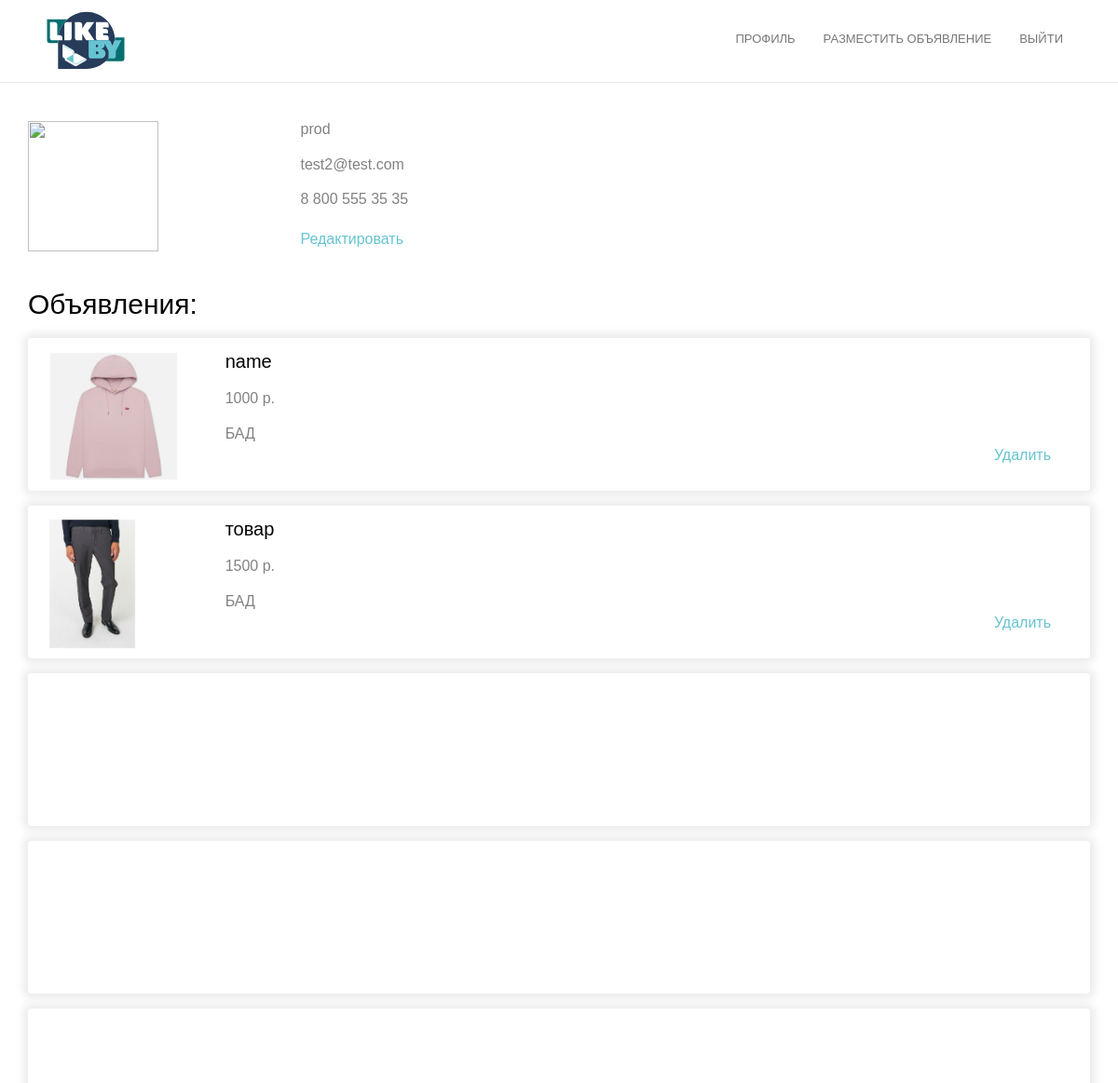
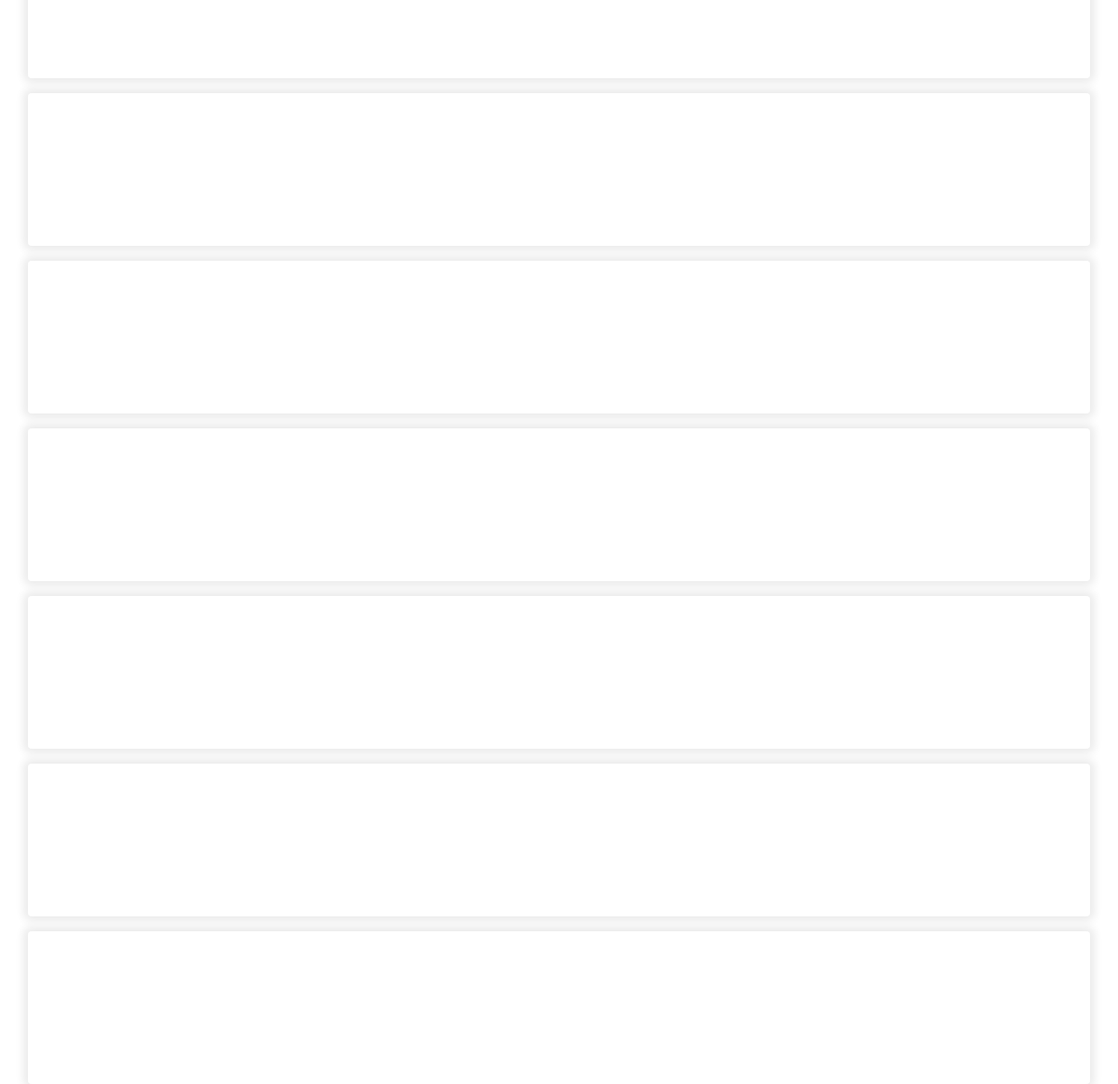
The page /bio (signed in) on the database its author committed (2 pictures, top to bottom).
### main_app/main_app/models.py (models this page shows, shortened)
class User(AbstractUser):
    role = models.IntegerField('role', null=True)
    login = models.CharField('login', max_length=20)
    email = models.EmailField('email', max_length=40)
    pwd = models.CharField('pwd', max_length=20)
    phone = models.CharField('phone', max_length=11)
    name = models.CharField('name', max_length=60)
    city = models.CharField('city', null=True, blank=True, max_length=20)
    class Meta:
        verbose_name = 'Пользователь'
        verbose_name_plural = 'Пользователи'

class Image(models.Model):
    image = models.FileField(upload_to='images', verbose_name='image')
    item = models.ForeignKey(Item, related_name='images', on_delete=models.CASCADE)
    main_img = models.CharField('main_img', blank=True, null=True, max_length=2)

class Item(models.Model):
    user = models.ForeignKey(settings.AUTH_USER_MODEL,
                             on_delete=models.CASCADE, verbose_name='user', default='1')
    name = models.CharField('name', max_length=30)
    text = models.TextField('text', max_length=320)
    price = models.CharField('price', max_length=10)
    status = models.CharField('status', blank=True, null=True, max_length=15)
    category = models.ForeignKey(Category, null=True, on_delete=models.SET_NULL)
    address = models.TextField('address', max_length=320, null=True, blank=True,)
    class Meta:
        verbose_name = 'Товар'
        verbose_name_plural = 'Товары'

class Category(models.Model):
    name = models.CharField(max_length=100)
    parent = models.ForeignKey('self',  blank=True, null=True, on_delete=models.CASCADE)
    level = models.IntegerField(default=0, db_index=True)
    def __str__(self):
        return self.name
    class Meta:
        verbose_name = 'Категория'
        verbose_name_plural = 'категории'

### main_app/main_app/views.py (the view)
# urls.py: path('bio', views.member_bio, name='mem_bio'),
def member_bio(request):
    if request.user.is_authenticated:
        items = Item.objects.filter(user_id=request.user.id)
        images = Image.objects.all()
        image_item = list()
        for i in items:
            for im in images:
                if im.item_id == i.id:
                    image_item.append(im)
                    break
        template = loader.get_template('../templates/main_app/bio.html')
        return HttpResponse(template.render(locals()))
    else:
        return render(request, '../templates/main_app/bio.html')

### templates/main_app/bio.html (shortened to what this page needs)
{% extends 'main_app/base.html' %}
{% block content %}
  <div id="fh5co-product" >
        <div class="container">
            <div class="row animate-box bio_flex">
                <div class="col-sm-3 bio_img bio_decs">
                    <img src="media/images/avatar1.png">
                </div>
                <div class="col-sm-9  text-left bio_text bio_desc">
                    <h3>{{ request.user.username }}</h3>
                    <p>{{ request.user.email }}</p>
                    <p>{{ request.user.phone }}</p>
                    <a href="{% url 'redaction' %}">Редактировать</a>
                </div>
            </div>
        </div>
  </div>
        {% if request.user.role == 2 %}
            <section class="prj-title" >
                <div class="container">
                    <h2 style="margin-top: 40px;">Объявления:</h2>
                    {% for i in items %}
                        {% if i.user_id == request.user.id %}
                            <section class=""style="box-shadow: 0 0 10px 5px #ebebeb;border-radius: 4px;margin-top: 1em;padding: 14px 0 0px 20px;">
                                <div class="animate-box">
                                    <div class="row section_item_group">
                                        <a href="{% url 'single' i.id %}">
                                            <div class="project-text col-md-2 col-xs-3 xs-3-width" >
                                                <div class="img_single_cont">
                                                    {% for im in image_item %}
                                                        {% if im.item_id == i.id %}
                                                         <a href="{% url 'single' i.id %}"><img class="img_single" src="{{ MEDIA_URL }}{{ im.image.url }}"></a>
                                                        {% endif %}
                                                    {% endfor %}
                                                </div>
                                            </div>
                                        </a>
                                        <a href="{% url 'single' i.id %}">
                                            <div class="project-text col-md-10 col-xs-9 xs-9-width">
                                                <h3 style="overflow: hidden;white-space: nowrap;text-overflow:ellipsis;">{{ i.name }}</h3>
                                                <p >{{ i.price }}<span> р.</span></p>
                                                <p >{{ i.category }}</p>
                                            </div>
                                        </a>
                                    </div>
                                    <div class="btn_delete_item">
                                        <a style="padding:0 2em 15px 0; float: right;" href="{% url 'del_item' i.id %}">Удалить</a>
                                    </div>
                                </div>
                            </section>
                        {% endif %}
                    {% endfor %}
                </div>
            </section>
        {% endif %}
{% endblock %}

### static/main_app/css/style.css (style rules this page uses)
body { font-family: Arial, "Helvetica Neue", Helvetica, sans-serif; font-weight: 300; font-size: 16px; line-height: 1.7; color: #828282; background: #fff; }
a { color: #66c3d1; -webkit-transition: 0.5s; -o-transition: 0.5s; transition: 0.5s; }
p { margin-bottom: 20px; }
h1, h2, h3, h4, h5, h6, figure { color: #000; font-family: "Montserrat", Arial, sans-serif; font-weight: 400; margin: 0 0 20px 0; }
#fh5co-product { margin-top: 7em; }
#fh5co-services, #fh5co-started, #fh5co-testimonial, #fh5co-started, #fh5co-product, #fh5co-about, #fh5co-contact, #fh5co-footer { padding: 18px 0 0 0; clear: both; }
.js .animate-box { opacity: 0; }
.img_single_cont { height: 150px; padding: 10px 2px; padding-top: 0; }
.img_single { height: auto; max-height: 100%; max-width: 100%; background-size: contain; background-repeat: no-repeat; background-position: top center; }
.bio_decs img { width: 140px; height: 140px; }
.section_item_group { position: relative; }
.btn_delete_item { position: absolute; right: 10px; bottom: 10px; }
.project-text h2,h3,p { font-family: Arial, "Helvetica Neue", Helvetica, sans-serif; font-weight: 300; font-size: 16px; line-height: 1.1; color: #828282; }
.project-text h3 { font-weight: 500; font-size: 20px; color: black; }

### rows shown on the page
User: user.username "prod", user.email "test2@test.com", user.phone "8 800 555 35 35"
Item: name "name", price "1000", category "БАД"
Image: image (picture)
Item: name "товар", price "1500", category "БАД"
Image: image (picture)
